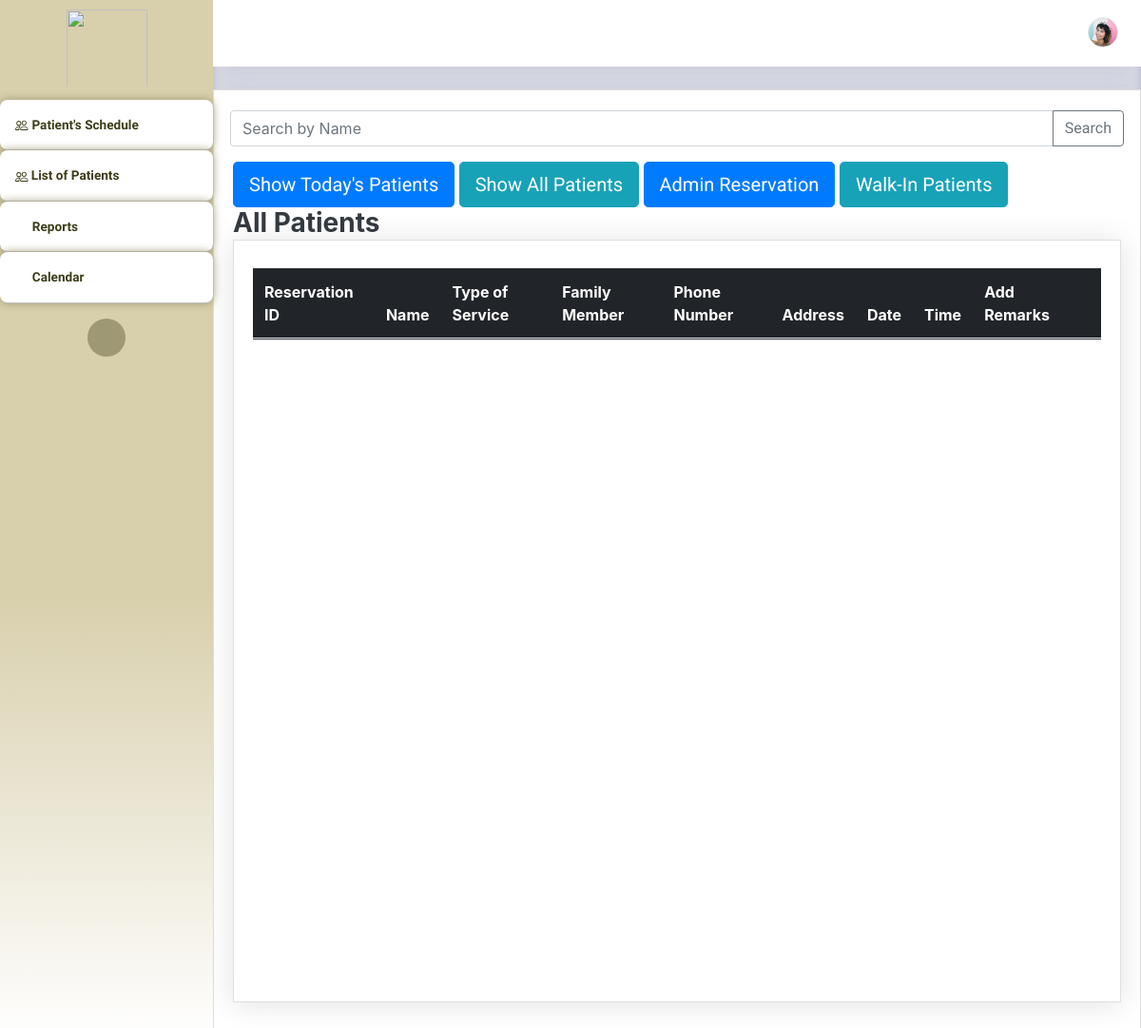
The app's page /Thesis1/Admin/receptionistUI.php, older data.
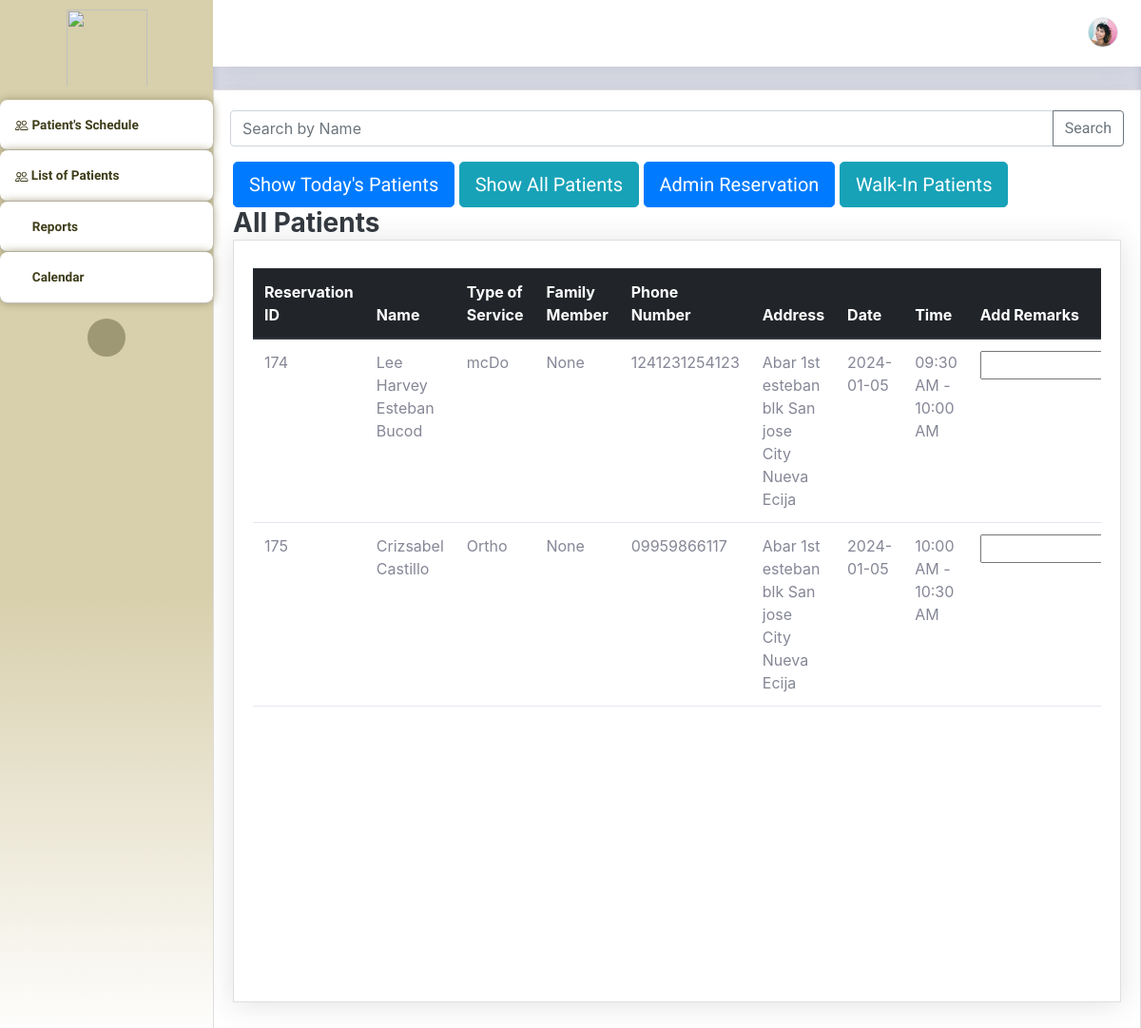
The same page, newer data.
### tables this page shows
CREATE TABLE `bookinglog` (
  `resID` int(11) NOT NULL,
  `userID` int(11) NOT NULL,
  `serviceName` varchar(255) NOT NULL,
  `date` date NOT NULL,
  `timeslot` varchar(255) NOT NULL,
  `remarks` varchar(255) NOT NULL,
  `admin_remarks` varchar(255) NOT NULL DEFAULT 'None',
  `walk_in_name` varchar(255) NOT NULL DEFAULT 'None',
  `status` varchar(255) NOT NULL,
  `FamMemberName` varchar(255) NOT NULL DEFAULT 'N/A',
  `confirmationHash` varchar(255) NOT NULL,
  `timestamp` timestamp NOT NULL DEFAULT current_timestamp() ON UPDATE current_timestamp(),
  `totalServicePay` int(11) NOT NULL
);

CREATE TABLE `patients_user` (
  `userID` int(11) NOT NULL,
  `Email` varchar(255) NOT NULL,
  `Name` varchar(255) NOT NULL,
  `Address` varchar(255) NOT NULL,
  `PhoneNumber` varchar(255) NOT NULL,
  `Password` varchar(55) NOT NULL,
  `Hash` varchar(255) NOT NULL,
  `Access` varchar(25) NOT NULL,
  `Active` int(11) NOT NULL DEFAULT 0,
  `profilePic` varchar(255) NOT NULL,
  `last_activity` timestamp NOT NULL DEFAULT current_timestamp() ON UPDATE current_timestamp(),
  `activation_timestamp` timestamp NOT NULL DEFAULT current_timestamp(),
  `ForgotPass` varchar(255) NOT NULL,
  `forgot_expiration` timestamp NULL DEFAULT NULL
);

### Thesis1/Admin/receptionistUI.php (the view, shortened to what the rows shown need)
<?php
$con = connection();
$todaysDate = date("Y-m-d");
$headerToday = ["Reservation ID", "Name", "Family Member", "Type of Service", "Phone Number", "Address", "Time","Add Remarks"];
$headerAll = ["Reservation ID", "Name", "Type of Service", "Family Member", "Phone Number", "Address", "Date", "Time","Add Remarks"];
$isToday = isset($_POST['btn-Patients-Today']);
$isAll = isset($_POST['btn-Patients-All']);
$isWalkInPatients = isset($_POST['btn-Walk-in-Patients']);
if(isset($_GET['resIDQR']))
{
    $qrID = $_GET['resIDQR'];
    $header = $headerToday;
    $pageTitle = "Today's Patients";
    $retrieveQuery = "SELECT bookinglog.resID, bookinglog.serviceName, patients_user.Name, bookinglog.date, patients_user.PhoneNumber, patients_user.Email, patients_user.Address, bookinglog.timeslot,bookinglog.admin_remarks, bookinglog.walk_in_name,bookinglog.FamMemberName
    FROM bookinglog
    INNER JOIN patients_user ON bookinglog.userID = patients_user.userID
    WHERE status = 'Pending' AND DATE(bookinglog.date) = '$todaysDate' AND resID = '$qrID'";
    $stmtCheckToday = "SELECT * from bookinglog where DATE(date) = '$todaysDate' and resID = '$qrID'";
    $exestmt = $con -> query($stmtCheckToday);
    $total = $exestmt -> num_rows;
    if($total <= 0)
    {
        echo '<div class="alert alert-danger" role="alert">
        No Reservation found!!
        </div>';
    }
}else{
    $header = $headerAll;
    $retrieveQuery = "SELECT bookinglog.resID, bookinglog.serviceName, patients_user.Name, bookinglog.date, patients_user.PhoneNumber, patients_user.Email, patients_user.Address, bookinglog.timeslot, bookinglog.admin_remarks, bookinglog.walk_in_name, bookinglog.FamMemberName
        FROM bookinglog
        INNER JOIN patients_user ON bookinglog.userID = patients_user.userID
        WHERE status = 'Pending' AND DATE(bookinglog.date) = '$todaysDate' AND admin_remarks = 'None' AND walk_in_name = 'None'";
        $isAll = true;
    if($isToday)
{
    $searchKeywordToday = isset($_POST['searchKeywordToday']) ? $_POST['searchKeywordToday'] : '';
    $isAll = false;
    $istoday = true;
    $header = $headerToday;
    $pageTitle = "Today's Patients";
    $retrieveQuery = "SELECT bookinglog.resID, bookinglog.serviceName, patients_user.Name, bookinglog.date, patients_user.PhoneNumber, patients_user.Email, patients_user.Address, bookinglog.timeslot,bookinglog.admin_remarks, bookinglog.walk_in_name,bookinglog.FamMemberName
            FROM bookinglog
            INNER JOIN patients_user ON bookinglog.userID = patients_user.userID
            WHERE status = 'Pending' AND DATE(bookinglog.date) = '$todaysDate'AND admin_remarks = 'None' AND walk_in_name = 'None'";
if (!empty($searchKeywordToday)) {
    $retrieveQuery .= " AND patients_user.Name LIKE '%$searchKeywordToday%'";
}
}
elseif ($isAll) {
    $header = $headerAll;
    $retrieveQuery = "SELECT bookinglog.resID, bookinglog.serviceName, patients_user.Name, bookinglog.date, patients_user.PhoneNumber, patients_user.Email, patients_user.Address, bookinglog.timeslot, bookinglog.admin_remarks, bookinglog.walk_in_name, bookinglog.FamMemberName
        FROM bookinglog
        INNER JOIN patients_user ON bookinglog.userID = patients_user.userID
        WHERE status = 'Pending' AND DATE(bookinglog.date) >= '$todaysDate' AND admin_remarks = 'None' AND walk_in_name = 'None'";
}
}
?>
<!DOCTYPE html>
<html lang="en">
<head>
    <link rel="stylesheet" href="assets/bootstrap/css/bootstrap.min.css">
    <link rel="stylesheet" href="assets/fonts/fontawesome-all.min.css">
    <link rel="stylesheet" href="assets/css/aguilaraldo1_section_contact.css">
    <link rel="stylesheet" href="assets/css/Availability---Manage-availability-bookings-appointments_v1.css">
    <link rel="stylesheet" href="assets/css/Basic-Footer.css">
    <link rel="stylesheet" href="assets/css/Black-Navbar.css">
    <link rel="stylesheet" href="https://cdn.jsdelivr.net/npm/bootstrap@4.0.0/dist/css/bootstrap.min.css">
    <link rel="stylesheet" href="assets/css/Block-Responsive-Item-List.css">
    <link rel="stylesheet" href="assets/css/Bootstrap-Calendar.css">
    <link rel="stylesheet" href="assets/css/carousel-circulo.css">
    <link rel="stylesheet" href="assets/css/Carousel-Hero-1.css">
    <link rel="stylesheet" href="assets/css/Carousel-Hero.css">
    <link rel="stylesheet" href="assets/css/Diagonal-div-section.css">
    <link rel="stylesheet" href="assets/css/Feature-Section-MD.css">
    <link rel="stylesheet" href="https://djpsoftwarecdn.azureedge.net/availabilitycss-v1/availability.min.css">
    <link rel="stylesheet" href="assets/css/Login-Form-Basic-icons.css">
    <link rel="stylesheet" href="assets/css/Ultimate-Event-Calendar.css">
    <link rel="stylesheet" href="assets/bootstrap/css/bootstrap.min.css">
    <link rel="stylesheet" href="assets/fonts/fontawesome-all.min.css">
    <link rel="stylesheet" href="assets/fonts/ionicons.min.css">
    <link rel="stylesheet" href="assets/css/aguilaraldo1_section_contact.css">
    <link rel="stylesheet" href="assets/css/Availability---Manage-availability-bookings-appointments_v1.css">
    <link rel="stylesheet" href="assets/css/Basic-Footer.css">
    <link rel="stylesheet" href="assets/css/Black-Navbar.css">
    <link rel="stylesheet" href="assets/css/Block-Responsive-Item-List.css">
    <link rel="stylesheet" href="assets/css/Bootstrap-Calendar.css">
    <link rel="stylesheet" href="assets/css/carousel-circulo.css">
    <link rel="stylesheet" href="assets/css/Carousel-Hero-1.css">
    <link rel="stylesheet" href="assets/css/Carousel-Hero.css">
    <link rel="stylesheet" href="assets/css/Diagonal-div-section.css">
    <link rel = "stylesheet" href = "https://cdn.jsdelivr.net/npm/bootstrap@4.0.0/dist/css/bootstrap.min.css">
    <link rel="stylesheet" href="assets/css/Feature-Section-MD.css">
    <link rel="stylesheet" href="https://djpsoftwarecdn.azureedge.net/availabilitycss-v1/availability.min.css">
    <link rel="stylesheet" href="assets/css/Login-Form-Basic-icons.css">
    <link rel="stylesheet" href="assets/css/Ultimate-Event-Calendar.css">
</head>
<body id="page-top">
    <div id="wrapper">
        <div class="d-flex flex-column" id="content-wrapper">
            <div id="content" style="background: var(--bs-gray-300);color: var(--bs-black);border-color: var(--bs-yellow);box-shadow: inset 0px 0px 9px var(--bs-gray-500);">
                    <div class="card shadow">
                        <div class="card-body" style="height: 1000px;">
        <div class="card shadow">
            <div class="card-body" style="height: 800px;">
                <div class="table-responsive table mt-2" id="dataTable" role="grid" aria-describedby="dataTable_info" style="height: 800px;">
                    <table class="table my-0" id="dataTable">
                      <thead class="thead-dark">
                        <tr>
                            <?php
                            foreach ($header as $column) {
                                echo "<th>$column</th>";
                            }
                            ?>
                            <th></th>
                        </tr>
                    </thead>
                        <tbody>
                           <?php
                                    $result =  $con->query($retrieveQuery);
                                    while ($row = mysqli_fetch_assoc($result)) {
                                        echo '<tr>';
                                        foreach ($header as $column) {
                                          switch ($column) {
                                                case "Reservation ID":
                                                    echo '<td>' . $row['resID'] . '</td>';
                                                    break;
                                                case "Name":
                                                    echo '<td>' . $row['Name'] . '</td>';
                                                    break;
                                                case "Type of Service":
                                                    echo '<td>' . $row['serviceName'] . '</td>';
                                                    break;
                                                case "Phone Number":
                                                    echo '<td>' . $row['PhoneNumber'] . '</td>';
                                                    break;
                                                case "Address":
                                                    echo '<td>' . $row['Address'] . '</td>';
                                                    break;
                                                case "Date":
                                                    echo '<td>' . $row['date'] . '</td>';
                                                    break;
                                                case "Time":
                                                    echo '<td>' . $row['timeslot'] . '</td>';
                                                    break;
                                                case "Family Member":
                                                    echo '<td>' . $row['FamMemberName'] . '</td>';
                                                    break;
                                                case "Add Remarks":
                                                    echo '<td>
                                                            <input type="text" class="inputField" id="inputField' . $row['resID'] . '">
                                                        </td>';
                                                    break;
                                            }
                                        }
                                        if($isAll == true)
                                        {
                                        echo '</tr>';
                                        }
                                    }
                                    ?>
                        </tbody>
                    </table>
                </div>
            </div>
        </div>
    </div>
    </div>
</body>
</html>

Row changes from the older to the newer data that the page shows:
added bookinglog: resID "174", userID.Name "Lee Harvey Esteban Bucod", serviceName "mcDo", FamMemberName "None", userID.PhoneNumber "1241231254123", userID.Address "Abar 1st esteban blk San jose City Nueva Ecija", date "2024-01-05", timeslot "09:30 AM - 10:00 AM"
added bookinglog: resID "175", userID.Name "Crizsabel Castillo", serviceName "Ortho", FamMemberName "None", userID.PhoneNumber "09959866117", userID.Address "Abar 1st esteban blk San jose City Nueva Ecija", date "2024-01-05", timeslot "10:00 AM - 10:30 AM"
